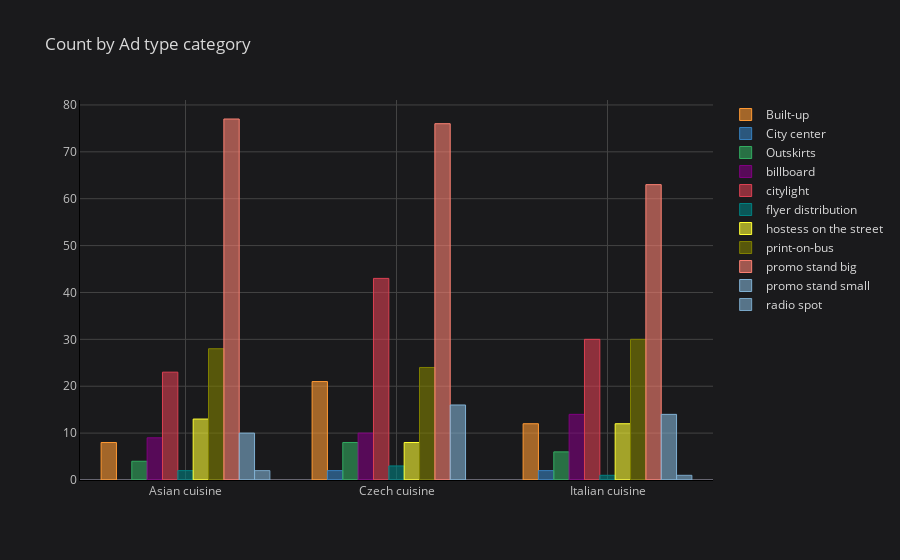

Write notebook code for a chart like this one.
### Markdown cell above
# Ad Type

### Code cell
gbo = demography.groupby(by=['Favourite category', 'Favourite ad type']).size().unstack()
gbo.iplot(kind='bar', linecolor="black", title="Count by Ad type category")

### Figure 1 — Plotly figure (JSON) as saved in the notebook; plotly's stock layout.template omitted (floating-point values rounded to 4 significant figures)
{"data": [{"marker": {"color": "rgba(255, 153, 51, 0.6)", "line": {"color": "rgba(255, 153, 51, 1.0)", "width": 1}}, "name": "Built-up", "orientation": "v", "text": "", "x": ["Asian cuisine", "Czech cuisine", "Italian cuisine"], "y": [8.0, 21.0, 12.0], "type": "bar"}, {"marker": {"color": "rgba(55, 128, 191, 0.6)", "line": {"color": "rgba(55, 128, 191, 1.0)", "width": 1}}, "name": "City center", "orientation": "v", "text": "", "x": ["Asian cuisine", "Czech cuisine", "Italian cuisine"], "y": ["", 2.0, 2.0], "type": "bar"}, {"marker": {"color": "rgba(50, 171, 96, 0.6)", "line": {"color": "rgba(50, 171, 96, 1.0)", "width": 1}}, "name": "Outskirts", "orientation": "v", "text": "", "x": ["Asian cuisine", "Czech cuisine", "Italian cuisine"], "y": [4.0, 8.0, 6.0], "type": "bar"}, {"marker": {"color": "rgba(128, 0, 128, 0.6)", "line": {"color": "rgba(128, 0, 128, 1.0)", "width": 1}}, "name": "billboard", "orientation": "v", "text": "", "x": ["Asian cuisine", "Czech cuisine", "Italian cuisine"], "y": [9.0, 10.0, 14.0], "type": "bar"}, {"marker": {"color": "rgba(219, 64, 82, 0.6)", "line": {"color": "rgba(219, 64, 82, 1.0)", "width": 1}}, "name": "citylight", "orientation": "v", "text": "", "x": ["Asian cuisine", "Czech cuisine", "Italian cuisine"], "y": [23.0, 43.0, 30.0], "type": "bar"}, {"marker": {"color": "rgba(0, 128, 128, 0.6)", "line": {"color": "rgba(0, 128, 128, 1.0)", "width": 1}}, "name": "flyer distribution", "orientation": "v", "text": "", "x": ["Asian cuisine", "Czech cuisine", "Italian cuisine"], "y": [2.0, 3.0, 1.0], "type": "bar"}, {"marker": {"color": "rgba(255, 255, 51, 0.6)", "line": {"color": "rgba(255, 255, 51, 1.0)", "width": 1}}, "name": "hostess on the street", "orientation": "v", "text": "", "x": ["Asian cuisine", "Czech cuisine", "Italian cuisine"], "y": [13.0, 8.0, 12.0], "type": "bar"}, {"marker": {"color": "rgba(128, 128, 0, 0.6)", "line": {"color": "rgba(128, 128, 0, 1.0)", "width": 1}}, "name": "print-on-bus", "orientation": "v", "text": "", "x": ["Asian cuisine", "Czech cuisine", "Italian cuisine"], "y": [28.0, 24.0, 30.0], "type": "bar"}, {"marker": {"color": "rgba(251, 128, 114, 0.6)", "line": {"color": "rgba(251, 128, 114, 1.0)", "width": 1}}, "name": "promo stand big", "orientation": "v", "text": "", "x": ["Asian cuisine", "Czech cuisine", "Italian cuisine"], "y": [77.0, 76.0, 63.0], "type": "bar"}, {"marker": {"color": "rgba(128, 177, 211, 0.6)", "line": {"color": "rgba(128, 177, 211, 1.0)", "width": 1}}, "name": "promo stand small", "orientation": "v", "text": "", "x": ["Asian cuisine", "Czech cuisine", "Italian cuisine"], "y": [10.0, 16.0, 14.0], "type": "bar"}, {"marker": {"color": "rgba(128, 177, 211, 0.6)", "line": {"color": "rgba(128, 177, 211, 0.8999999999999999)", "width": 1}}, "name": "radio spot", "orientation": "v", "text": "", "x": ["Asian cuisine", "Czech cuisine", "Italian cuisine"], "y": [2.0, "", 1.0], "type": "bar"}], "layout": {"legend": {"bgcolor": "#1A1A1C", "font": {"color": "#D9D9D9"}}, "paper_bgcolor": "#1A1A1C", "plot_bgcolor": "#1A1A1C", "title": {"font": {"color": "#D9D9D9"}, "text": "Count by Ad type category"}, "xaxis": {"gridcolor": "#434343", "linecolor": "black", "showgrid": true, "tickfont": {"color": "#C2C2C2"}, "title": {"font": {"color": "#D9D9D9"}, "text": ""}, "zerolinecolor": "#666570"}, "yaxis": {"gridcolor": "#434343", "linecolor": "black", "showgrid": true, "tickfont": {"color": "#C2C2C2"}, "title": {"font": {"color": "#D9D9D9"}, "text": ""}, "zerolinecolor": "#666570"}}}
